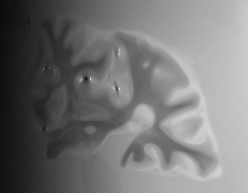
#> input picture data/pd.tiff, 248 x 193 px, found by its file name
$ python bias.py
#> lines starting #> are read from the running program, lines starting #| are printed output that depends on the picture
### src/load.py
from typing import List
import numpy as np
from PIL import Image


class Loader:
    """Basic image loader"""

    def __init__(self):
        pass

    def load(self, filepath):
        out = self._load(filepath)
        return out

    @staticmethod
    def _load(filepath) -> np.ndarray:
        """
        Loads a file and converts it to a grayscale NumPy array.

        :param filepath: Path to the file
        :return: image (numpy.ndarray): Grayscale image as an array
        """
#> called with filepath = 'data/pd.tiff'
        image = Image.open(filepath)
#> image is the input picture: PIL image 248x193 RGBA; mean R, G, B, A 116.9, 116.9, 116.9, 255
        image = np.array(image)

        # convert to grayscale
        if len(image.shape) == 3 and image.shape[2] >= 3:
            image = np.dot(image[..., :3], [0.2989, 0.5870, 0.1140])
#> image: shape (193, 248) float64

        return image.astype(np.float64)

    # [6 lines left out: function load_batch, not called in this run]

### src/normalise.py
import numpy as np
from typing import Tuple


class Normalizer:
    """
    Simple intensity normaliser (linearly rescales intensity values to a given range)
    """

    def __init__(self, new_range: Tuple[float, float]):
        self._new_min = new_range[0]
        self._new_max = new_range[1]

    def fit_transform(self, img: np.ndarray):
        img_min = float(img.min())
        img_max = float(img.max())
        return (img - img_min) * (self._new_max - self._new_min) / (
            img_max - img_min
        ) + self._new_min

### src/bias.py
import os
import sys
import numpy as np
from numpy.polynomial import Legendre, Chebyshev
import matplotlib.pyplot as plt

from normalise import Normalizer
from load import Loader

sys.path.insert(0, os.path.join(os.getcwd(), "../data"))


class BiasCorrector:
    """
    Estimates the 2D bias field function as a linear combination of 1D Legendre or Chebyshev polynomials.
    """

    def __init__(self, m: int = 5, n: int = 5, poly_basis="Legendre"):
        self.m = m  # deg of the polynomial along the x-axis.
        self.n = n  # deg of the polynomial along the y-axis.

        if poly_basis not in ("Legendre", "Chebyshev"):
            raise ValueError("Unknown polynomial basis.")

        self.poly_basis = poly_basis

        # args set during fit
        self.A = None  # design matrix
        self.x = None
        self._img_h = None  # image height
        self._img_w = None  # image width

    def fit(self, img: np.ndarray):
        """

        :param img: greyscale (2D) image
        :return:
        """
        b = img.flatten()
        self._img_h, self._img_w = img.shape
#> self._img_h = 193; self._img_w = 248

        # normalized grid coordinates ([0, 1] range)
        span_h, span_w = np.mgrid[0 : 1 : self._img_h * 1j, 0 : 1 : self._img_w * 1j]
        span_h_flat = span_h.flatten()
        span_w_flat = span_w.flatten()

        A_ = []  # design matrix A

        for xdeg in range(self.m + 1):

            for ydeg in range(self.n + 1):

                if self.poly_basis == "Legendre":
                    px = Legendre.basis(xdeg)(2 * span_w_flat - 1)
                    py = Legendre.basis(ydeg)(2 * span_h_flat - 1)

                elif self.poly_basis == "Chebyshev":
                    px = Chebyshev.basis(xdeg)(2 * span_w_flat - 1)
                    py = Chebyshev.basis(ydeg)(2 * span_h_flat - 1)

                A_.append(px * py)  # outer product of 1D polynomials

        self.A = np.column_stack(A_)

        # solve for coefficients x using pseudo-inverse
        self.x = np.dot(np.linalg.pinv(self.A), b)
#> self.x = 36 values, max 116.9 at index 0, min -14.33 at index 14, mean 5.23

    @property
    def bias_image(self) -> np.ndarray:
        if self.A is None or self.x is None:
            raise ValueError("BiasCorrector should be fitted first!")
        bias = np.dot(self.A, self.x)
        return np.reshape(bias, (self._img_h, self._img_w))
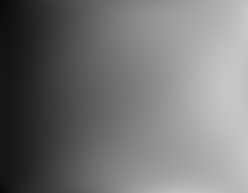
#> returned value: shape (193, 248) float64; min 8.07, max 201.3, mean 116.9

    def transform(self, img: np.ndarray, bias_img: np.ndarray = None):
        bias_img = bias_img or self.bias_image
        if bias_img is None:
            raise ValueError("BiasCorrector should be fitted first!")

        return Normalizer(new_range=(0, 1)).fit_transform(img / bias_img)
#> in fit_transform, `img_min = float(img.min())`: img_min = 0.209
#> in fit_transform, `img_max = float(img.max())`: img_max = 2.5
#> in fit_transform, `return (img - img_min) * (self._new_max - self._new_min) / ( img_max -..`:
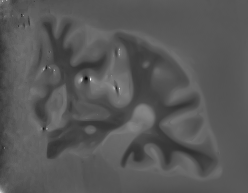
#> returned value: shape (193, 248) float64; min 0, max 1, mean 0.345

    def plot(self, original_img, corrected_img, bias_img=None, cmap="grey"):
#> called with cmap = 'grey'
        fig, axes = plt.subplots(1, 3, figsize=(10, 5))
        titles = ["Original Image", "Estimated Bias Field", "Bias-Corrected Image"]

        images = [original_img, bias_img or self.bias_image, corrected_img]

        for i, (ax, title, im) in enumerate(zip(axes, titles, images)):
            ax.imshow(im, cmap=cmap)
            ax.set_title(title)
            ax.axis("off")
#> this loop made 3 passes
#> title on passes 1 to 3: 'Original Image', 'Estimated Bias Field', 'Bias-Corrected Image'

        plt.tight_layout()
        plt.show()
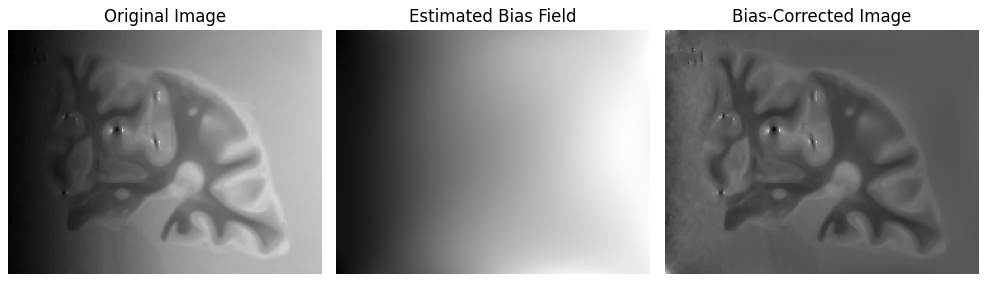
#> figure drawn by matplotlib, 3 panels


if __name__ == "__main__":

    img = Loader().load("data/pd.tiff")

    # estimate bias field
    bias_corr = BiasCorrector(m=5, n=5, poly_basis="Legendre")
    bias_corr.fit(img)

    # correct bias
    corr_img = bias_corr.transform(img)

    # visualise
    bias_corr.plot(img, corr_img)
